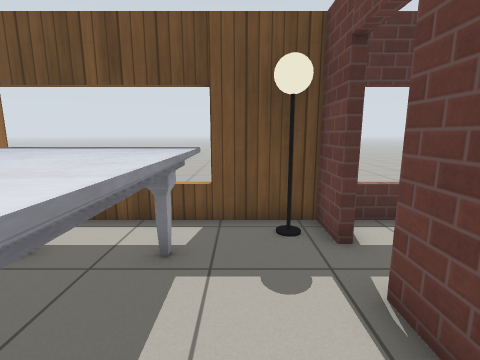
[1] (above)

16 first-person views from a walk through a Gazebo world. The camera is 1.1 m above the floor, tilts 10° down and sees 85° across. The floor is counted in squares, 0.5 m on a side. Each view is taken from the middle of a square. On the plan, view 1 faces up. The plan holds only what a view shows up to about 16 squares ahead; the rest is blank. Robots are left out. Simple patterns stand in for the simulator's built-in surfaces. Simple shapes stand in for some stock models.

[2]
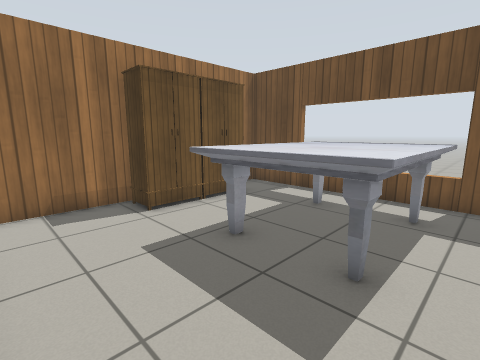

[3]
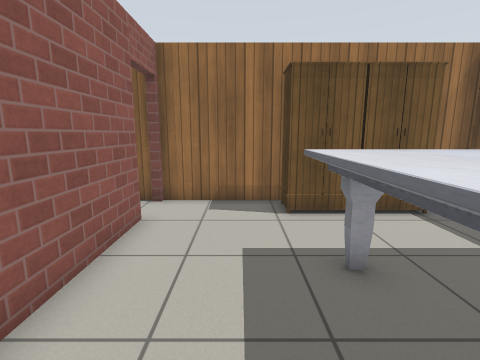

[4]
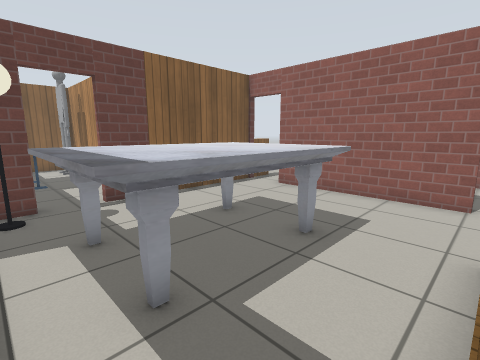

[5]
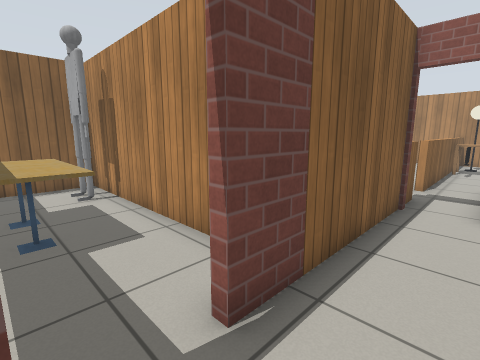

[6]
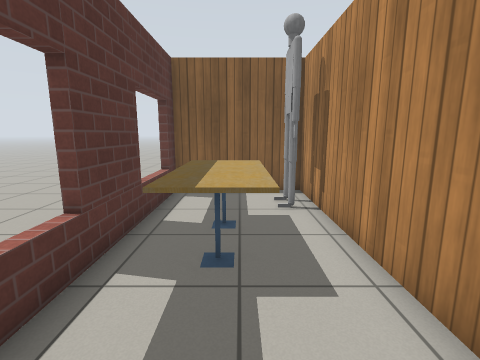

[7]
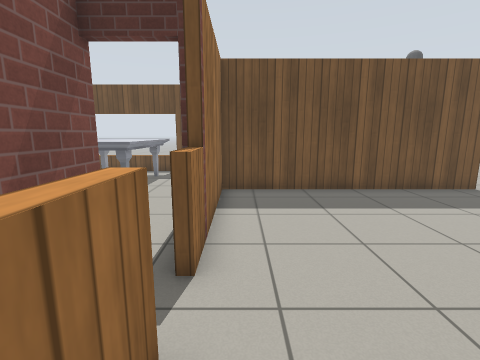

[8]
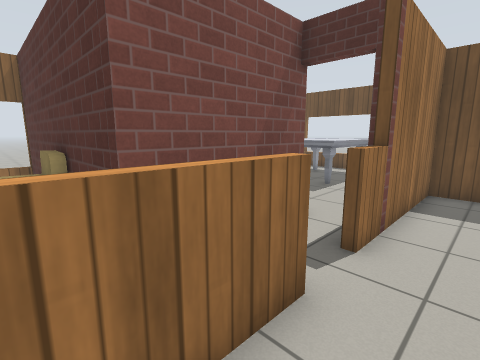

[9]
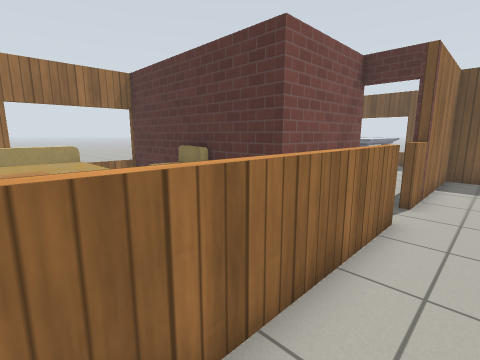

[10]
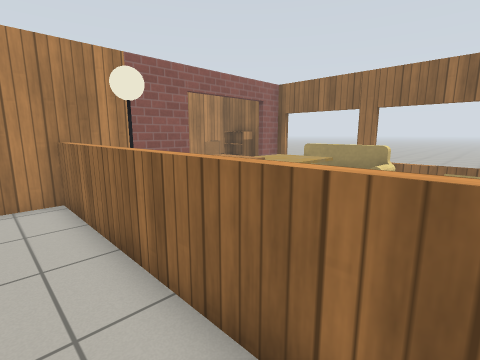

[11]
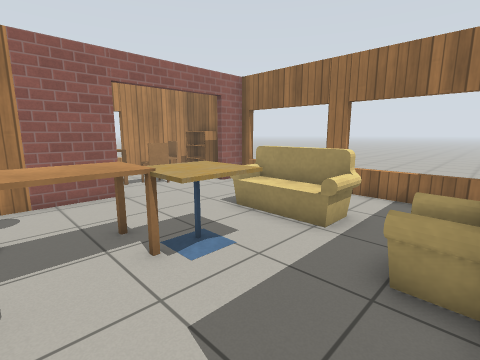

[12]
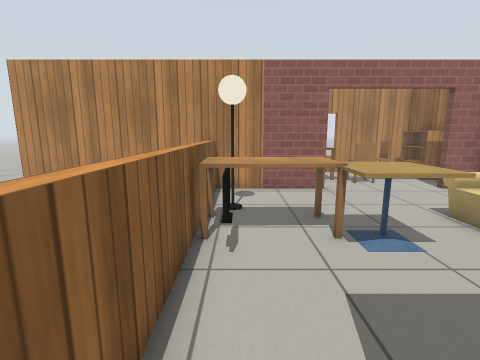

[13]
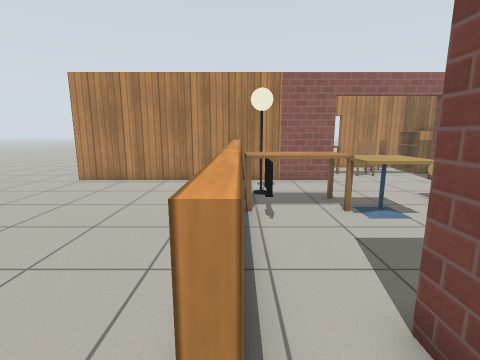

[14]
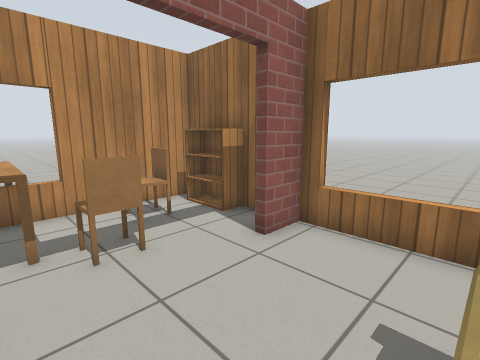

[15]
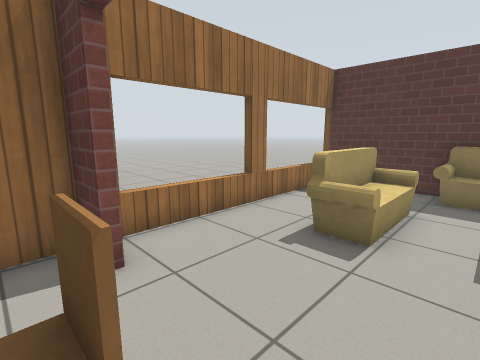

[16]
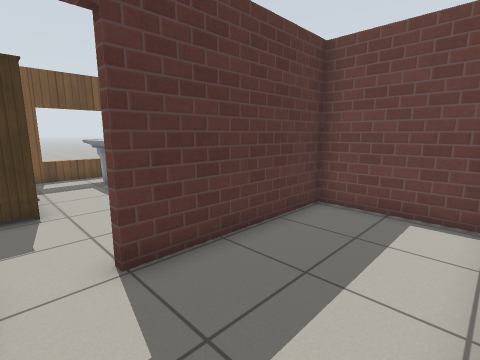

### Floor plan
Points are (right, up) in squares from view 1. A wall is a line through its corners. A room is listed if a view was taken in it or the views show most of it. See-through windows are left out.
Room 1 (views 1, 2, 3, 4, 5, 6)
walls: (-8.6, 0.5) (-8.6, -3.5); (2.4, 5) (2, 5) (2, 6.5); (1.5, 6.5) (-8.6, 6.5) (-8.6, 5.4); (-6.6, -3.6) (0.1, -3.6); (2, -3.5) (2, 3.2) (2.4, 3.2)
ways out: opening at (1, -4) to room 3; opening at (-7.5, -4) to room 4; opening at (2, 4.5) to room 5
objects: wardrobe (-8, 1) to (-7, 2); wardrobe (-8, 3) to (-7, 4); marble table (-4, 0) to (-1, 5); lamp (1, 6)
Room 2 (views 7, 8, 9, 10)
walls: (6.4, -18.5) (7.5, -18.5); (9.4, -18.5) (9.9, -18.5); (12.5, 1.3) (2.3, 1.3) (2.3, -5.2)
low walls: (2.3, -7) (2.3, -18.5)
ways out: opening at (-3.7, -21) to room 3; opening at (2, -5) to room 3
objects: kitchen table (-4, -23) to (-3, -21); brick box (12, 7)
Room 3 (views 11, 12, 13, 14, 15)
walls: (-8.6, -14.5) (-8.6, -18.5) (-7.3, -18.5) (-7.3, -18.8) (-8.6, -18.8) (-8.6, -23.2) (-3.4, -23.2); (-2.5, -18.5) (2.6, -18.5); (-4.4, -8.6) (-8.6, -8.6) (-8.6, -12.6); (2, -5.2) (2, -3.5); (0.1, -3.6) (0.1, -8.6) (-2.5, -8.6)
low walls: (2, -18.5) (2, -7) (2.3, -7); (2.3, -5.2) (2, -5.2)
ways out: opening at (1, -4) to room 1; opening at (-3.7, -21) to room 2; opening at (2, -5) to room 2
objects: wooden box (-9, -14) to (-9, -13); bookshelf (-8, -22) to (-8, -21); chair (-6, -22); sofa (-6, -15) to (-5, -12); chair (-5, -20) to (-4, -20); armchair (-4, -10) to (-3, -9); cafe table (-3, -14) to (-1, -13); table (-1, -15) to (1, -14); lamp (1, -16) to (1, -15); TV (1, -13); brick post (2, -4)
Room 4 (view 16)
walls: (-4.4, -3.9) (-6.6, -3.9) (-6.6, -3.6)
ways out: opening at (-7.5, -4) to room 1; opening at (-5.5, -6.5) to room 6
objects: wooden post (-9, -8); brick box (-9, -4)
Room 5 (no view inside)
walls: (4.3, 1.6) (12.2, 1.6) (12.2, 6.5); (11.2, 6.5) (2.9, 6.5)
ways out: opening at (2, 4.5) to room 1
objects: cafe table (6, 4) to (7, 5); cafe table (8, 4) to (9, 5); other object (10, 2)
Room 6 (no view inside)
walls: (-0.2, -7.9) (-0.2, -3.9) (-4.4, -3.9)
ways out: opening at (-5.5, -6.5) to room 4

Where each view was taken, in squares from view 1:
view 1: 0 up, 0 right, facing up
view 2: 3 down, 0 right, facing up-left
view 3: 1 down, 0 right, facing left
view 4: 6 up, 7 left, facing down-right
view 5: 5 up, 0 right, facing down-right
view 6: 4 up, 2 right, facing right
view 7: 9 down, 3 right, facing up
view 8: 10 down, 4 right, facing up-left
view 9: 14 down, 4 right, facing up-left
view 10: 9 down, 4 right, facing down-left
view 11: 9 down, 1 right, facing down-left
view 12: 8 down, 1 right, facing down
view 13: 6 down, 2 right, facing down
view 14: 15 down, 3 left, facing down-left
view 15: 20 down, 3 left, facing up-left
view 16: 8 down, 8 left, facing up-right
